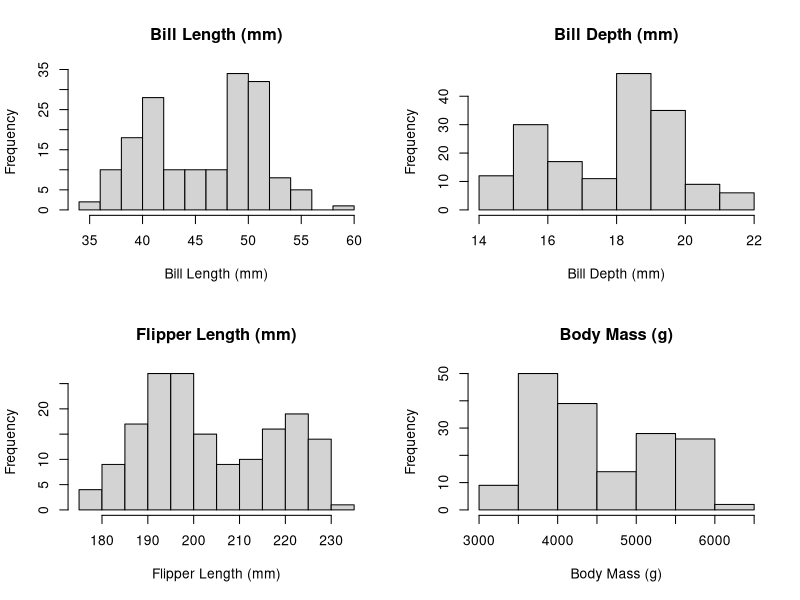
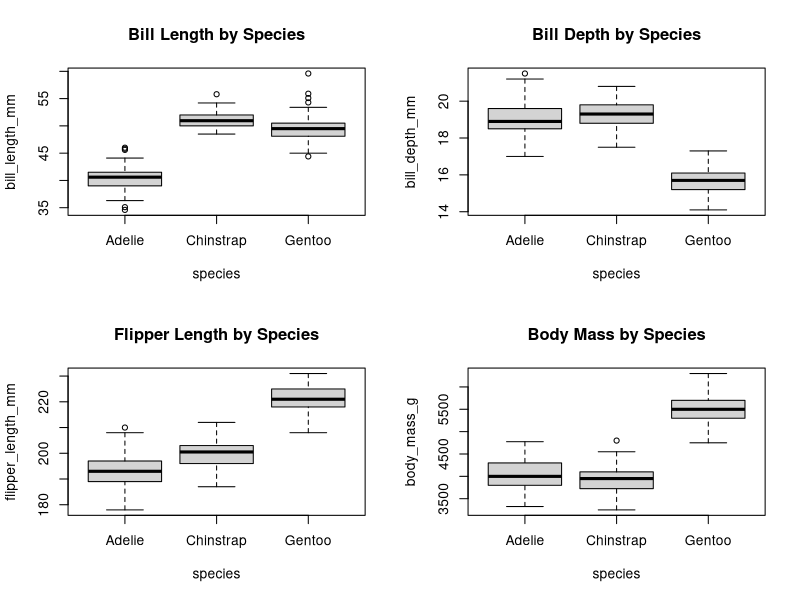
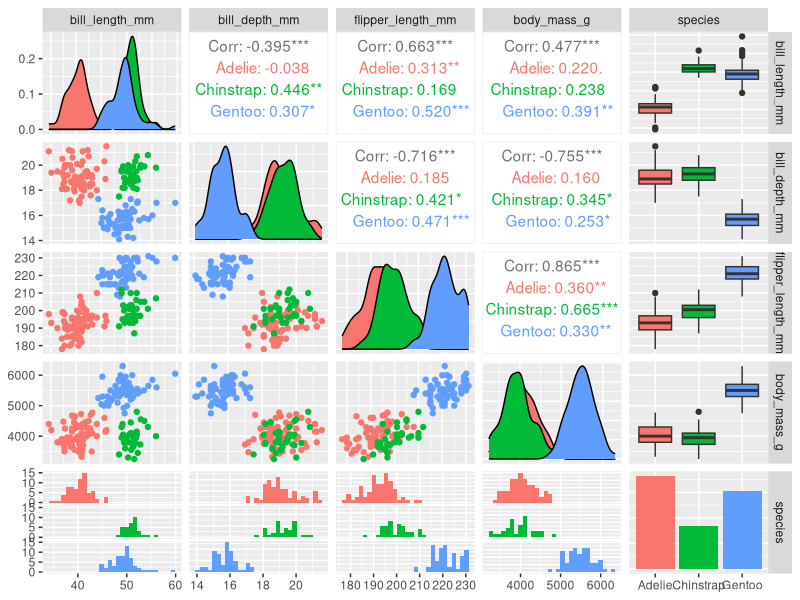
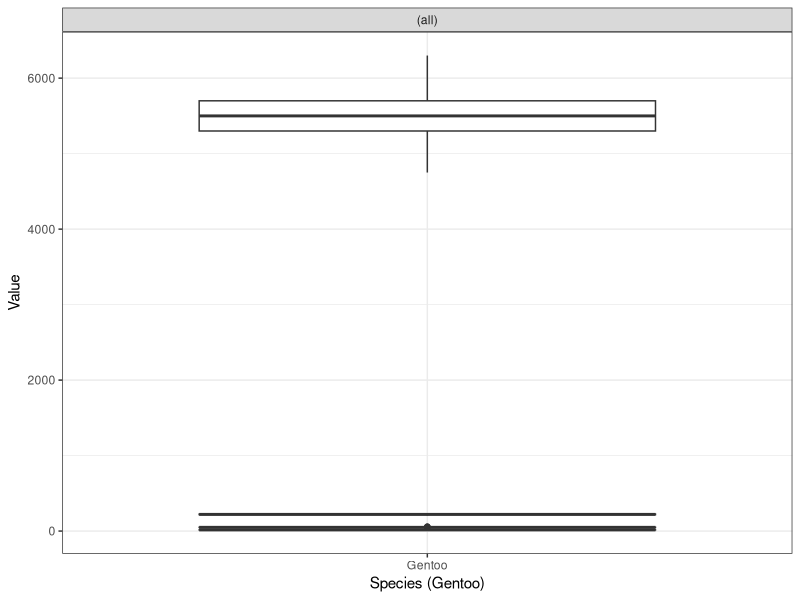
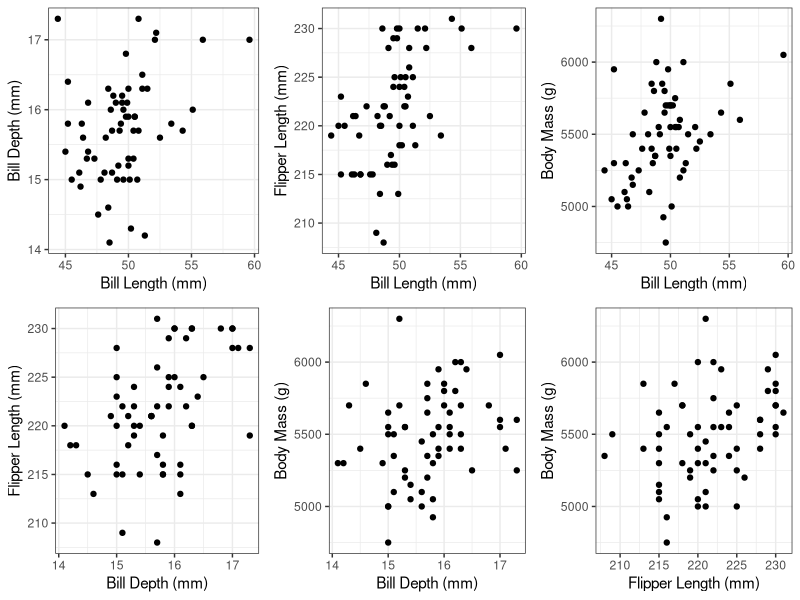
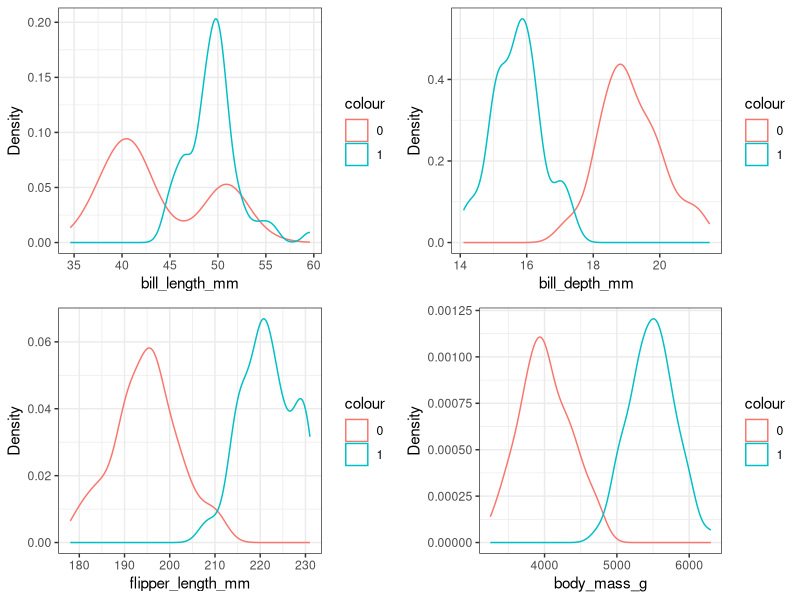
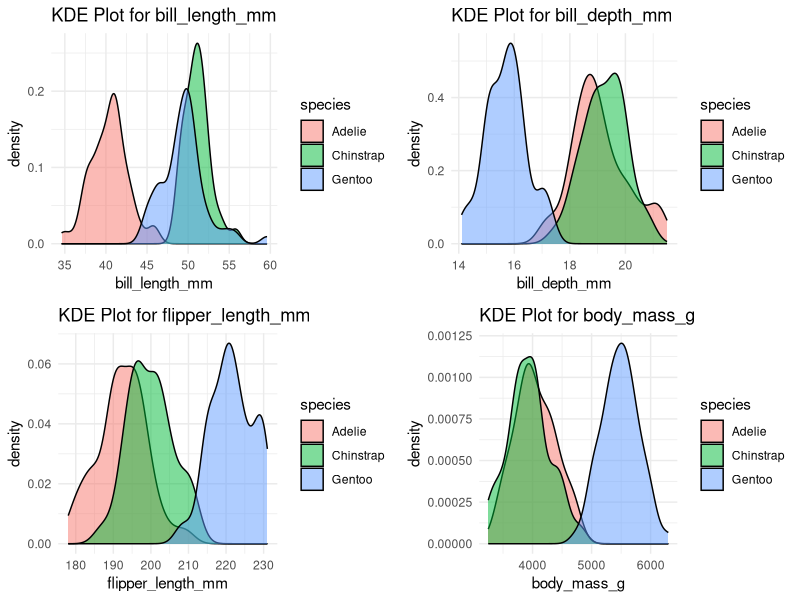
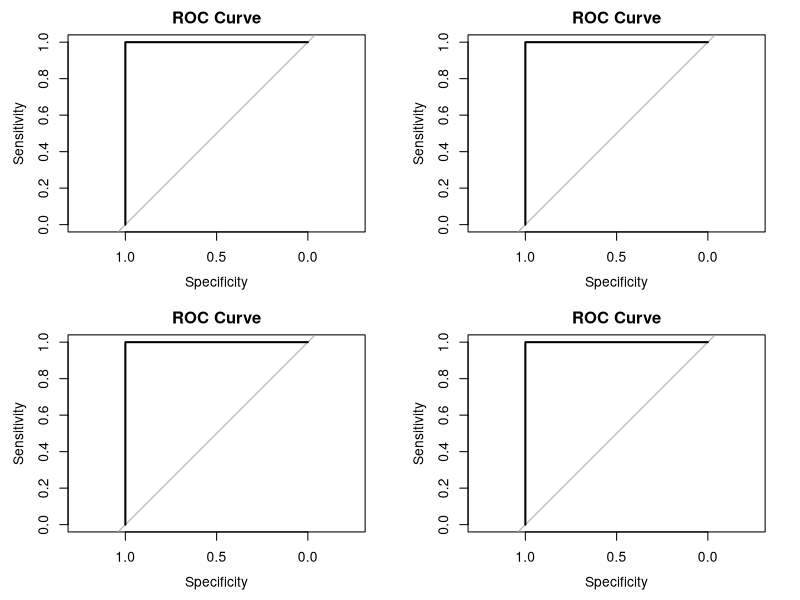

Write R code to recreate these figures, in order.
## ---- chunk 1
knitr::opts_chunk$set(echo = TRUE)
## ---- chunk 2
library(palmerpenguins)
# Load the data into the variable named 'data'
palmerpenguins::penguins
## ---- chunk 3
# Load the data into the variable named 'data'
data <- palmerpenguins::penguins

# Filter the data for male penguins
maledata <- subset(data, sex == "male")

# View the first few rows of the male_data dataframe
head(maledata)

# Find unique values for each column in the dataframe
unique_values <- lapply(maledata, unique)

# Print the unique values for each column
print(unique_values)

# Find unique values for column sex in the dataframe
unique_sex <- unique(maledata$sex)

# Print the unique values for column sex
print(unique_sex)
## ---- chunk 4
#Indicating whether the species is Gentoo (1) or not (0)
isGentoo <- ifelse(maledata$species == "Gentoo", 1, 0)
# Add the isGentoo column to maledata
maledata$isGentoo <- ifelse(maledata$species == "Gentoo", 1, 0)
maledata
## ---- chunk 5
# View summary statistics of continuous variables
summary(maledata[, c("bill_length_mm", "bill_depth_mm", "flipper_length_mm", "body_mass_g")])

# Create histograms for continuous variables
par(mfrow = c(2, 2))
hist(maledata$bill_length_mm, main = "Bill Length (mm)", xlab = "Bill Length (mm)")
hist(maledata$bill_depth_mm, main = "Bill Depth (mm)", xlab = "Bill Depth (mm)")
hist(maledata$flipper_length_mm, main = "Flipper Length (mm)", xlab = "Flipper Length (mm)")
hist(maledata$body_mass_g, main = "Body Mass (g)", xlab = "Body Mass (g)")

## ---- chunk 6
# Boxplot of continuous variables by species
par(mfrow = c(2, 2))
boxplot(bill_length_mm ~ species, data = maledata, main = "Bill Length by Species")
boxplot(bill_depth_mm ~ species, data = maledata, main = "Bill Depth by Species")
boxplot(flipper_length_mm ~ species, data = maledata, main = "Flipper Length by Species")
boxplot(body_mass_g ~ species, data = maledata, main = "Body Mass by Species")

## ---- chunk 7
# Correlation matrix
cor(maledata[, c("bill_length_mm", "bill_depth_mm", "flipper_length_mm", "body_mass_g")])

# Load necessary library
library(ggplot2)
library(GGally)

# Define color palette for species
species_colors <- c("Adelie" = "grean", "Gentoo" = "blue", "Chinstrap" = "red")

# Scatter plot matrix with species coloring and legend
ggpairs(maledata[, c("bill_length_mm", "bill_depth_mm", "flipper_length_mm", "body_mass_g", "species")],
        aes(color = species), 
        palette = species_colors)


## ---- chunk 8

# Build a logistic regression model
model <- glm(isGentoo ~ ., data = maledata[, c("isGentoo", "bill_length_mm", "bill_depth_mm", "flipper_length_mm", "body_mass_g")], family = binomial)

# Summarize the model
summary(model)

## ---- chunk 9
library(ggplot2)
library(dplyr)
# Select continuous variables for modeling
continuous_vars <- c("bill_length_mm", "bill_depth_mm", "flipper_length_mm", "body_mass_g")

# Filter data for Gentoo species
gentoo_data <- maledata %>% filter(species == "Gentoo")

# Create pairplot
pairplot <- ggplot(gentoo_data) +
  geom_boxplot(aes(x = species, y = bill_length_mm)) +
  geom_boxplot(aes(x = species, y = bill_depth_mm)) +
  geom_boxplot(aes(x = species, y = flipper_length_mm)) +
  geom_boxplot(aes(x = species, y = body_mass_g)) +
  facet_wrap(~., scales = "free_y") +
  theme_bw() +
  labs(x = "Species (Gentoo)", y = "Value")

# Print pairplot
print(pairplot)

## ---- chunk 10
library(ggplot2)
# Load necessary libraries
library(ggplot2)

# Filter data for Gentoo species
gentoo_data <- maledata[maledata$species == "Gentoo", ]

# Create scatter plots
scatterplot_bill <- ggplot(gentoo_data, aes(x = bill_length_mm, y = bill_depth_mm)) +
  geom_point() +
  labs(x = "Bill Length (mm)", y = "Bill Depth (mm)") +
  theme_bw()

scatterplot_flipper <- ggplot(gentoo_data, aes(x = bill_length_mm, y = flipper_length_mm)) +
  geom_point() +
  labs(x = "Bill Length (mm)", y = "Flipper Length (mm)") +
  theme_bw()

scatterplot_mass <- ggplot(gentoo_data, aes(x = bill_length_mm, y = body_mass_g)) +
  geom_point() +
  labs(x = "Bill Length (mm)", y = "Body Mass (g)") +
  theme_bw()

scatterplot_depth_flipper <- ggplot(gentoo_data, aes(x = bill_depth_mm, y = flipper_length_mm)) +
  geom_point() +
  labs(x = "Bill Depth (mm)", y = "Flipper Length (mm)") +
  theme_bw()

scatterplot_depth_mass <- ggplot(gentoo_data, aes(x = bill_depth_mm, y = body_mass_g)) +
  geom_point() +
  labs(x = "Bill Depth (mm)", y = "Body Mass (g)") +
  theme_bw()

scatterplot_flipper_mass <- ggplot(gentoo_data, aes(x = flipper_length_mm, y = body_mass_g)) +
  geom_point() +
  labs(x = "Flipper Length (mm)", y = "Body Mass (g)") +
  theme_bw()

# Arrange plots in a grid
library(gridExtra)
grid.arrange(scatterplot_bill, scatterplot_flipper, scatterplot_mass,
             scatterplot_depth_flipper, scatterplot_depth_mass, scatterplot_flipper_mass,
             nrow = 2, ncol = 3)

## ---- chunk 11
# Load necessary libraries
library(ggplot2)

# Create density plots for each continuous variable, grouped by IsGentoo
density_plots <- lapply(names(maledata)[3:6], function(var) {
  ggplot(maledata, aes_string(x = var, color = factor(isGentoo))) +
    geom_density(alpha = 0.5) +
    labs(x = var, y = "Density") +
    theme_bw()
})

# Print density plots in a 2x2 grid
gridExtra::grid.arrange(grobs = density_plots, ncol = 2)


## ---- chunk 12
# Load required libraries
library(ggplot2)

# Select continuous variables for KDE
continuous_vars <- c("bill_length_mm", "bill_depth_mm", "flipper_length_mm", "body_mass_g")

# Create KDE plots for each continuous variable
kde_plots <- lapply(continuous_vars, function(var) {
  ggplot(maledata, aes(x = !!sym(var), fill = species)) +
    geom_density(alpha = 0.5) +
    labs(title = paste("KDE Plot for", var)) +
    theme_minimal()
})

# Arrange KDE plots in a grid
gridExtra::grid.arrange(grobs = kde_plots, ncol = 2)

## ---- chunk 13
library(kernlab)
# Select continuous variables for modeling
continuous_vars <- c("bill_length_mm", "bill_depth_mm", "flipper_length_mm", "body_mass_g")
## ---- chunk 14
# Standardize variables using z-scores
male_penguins_zscores <- scale(maledata[continuous_vars])
# Create kernel smoothers
kern_smoother_zscores <- ksvm(isGentoo ~ ., data = male_penguins_zscores, kernel = "rbfdot")
print(kern_smoother_zscores)


# Function of Euclidean distance between predicted and actual binary values
euclidean_distance <- function(predicted, actual) {
  sqrt(sum((predicted - actual)^2)) / length(actual)
}
# Calculate predicted probabilities 
predicted_probs_zscores <- predict(kern_smoother_zscores)
# Convert predicted probabilities to binary predictions
predicted_binary_zscores <- ifelse(predicted_probs_zscores > 0.5, 1, 0)
# Calculate Euclidean distance 
euclidean_distance_zscores <- euclidean_distance(predicted_binary_zscores, maledata$isGentoo)
# Calculate overall accuracy (OA)
OA_EZ <- sum(predicted_binary_zscores == maledata$isGentoo) / length(maledata$isGentoo)
# Calculate training error (misclassification rate)
training_error <- mean(predicted_binary_zscores != maledata$isGentoo)

# Print the training error
print(paste("Training Error (Euclidean distance, Z-scores approach):", training_error))

# Print the overall accuracy
print(paste("Overall Accuracy:", OA_EZ))

# Print the model evaluation
print(paste("Euclidean distance (Z-scores approach):", euclidean_distance_zscores))
## ---- chunk 15
# Metric AUC - ROC 
library(pROC)

# Compute AUC-ROC
auc_roc <- roc(maledata$isGentoo, predicted_probs_zscores)

# Plot ROC curve (optional)
plot(auc_roc, main = "ROC Curve")

# Print AUC value
auc(auc_roc)

# Metric F1-score
library(caret)

# Compute the confusion matrix
conf_matrix <- confusionMatrix(data = factor(predicted_binary_zscores), reference = factor(maledata$isGentoo))

# Extract the F1 score
f1_score <- conf_matrix$byClass["F1"]
f1_score

## ---- chunk 16
# Standardize variables using z-scores
male_penguins_zscores <- scale(maledata[continuous_vars])
# Create kernel smoothers
kern_smoother_zscores <- ksvm(isGentoo ~ ., data = male_penguins_zscores, kernel = "rbfdot")
print(kern_smoother_zscores)
# Function of Manhattan distance between predicted and actual binary values
manhattan_distance <- function(predicted, actual) {
  sum(abs(predicted - actual)) / length(actual)
}
# Calculate predicted probabilities 
predicted_probs_zscores <- predict(kern_smoother_zscores)
# Convert predicted probabilities to binary predictions
predicted_binary_zscores <- ifelse(predicted_probs_zscores > 0.5, 1, 0)
# Calculate Manhattan distance 
manhattan_distance_zscores <- manhattan_distance(predicted_binary_zscores, maledata$isGentoo)

# Calculate overall accuracy (OA)
OA_MZ <- sum(predicted_binary_zscores == maledata$isGentoo) / length(maledata$isGentoo)

# Print the overall accuracy
print(paste("Overall Accuracy:", OA_MZ))
# Print the model evaluation
print(paste("Manhattan distance (Z-scores approach):", manhattan_distance_zscores))

## ---- chunk 17
# Metric AUC - ROC 
library(pROC)

# Compute AUC-ROC
auc_roc <- roc(maledata$isGentoo, predicted_probs_zscores)

# Plot ROC curve (optional)
plot(auc_roc, main = "ROC Curve")

# Print AUC value
auc(auc_roc)

# Metric F1-score
library(caret)

# Compute the confusion matrix
conf_matrix <- confusionMatrix(data = factor(predicted_binary_zscores), reference = factor(maledata$isGentoo))

# Extract the F1 score
f1_score <- conf_matrix$byClass["F1"]
f1_score

## ---- chunk 18
# Standardize variables using quantiles
male_penguins_quantiles <- apply(maledata[continuous_vars], 2, rank) / nrow(maledata)
# Create kernel smoothers
kern_smoother_quantiles <- ksvm(isGentoo ~ ., data = male_penguins_quantiles, kernel = "rbfdot")
print(kern_smoother_quantiles)

# Function of Euclidean distance between predicted and actual binary values
euclidean_distance <- function(predicted, actual) {
  sqrt(sum((predicted - actual)^2)) / length(actual)
}
# Calculate predicted probabilities 
predicted_probs_quantiles <- predict(kern_smoother_quantiles)
# Convert predicted probabilities to binary predictions
predicted_binary_quantiles <- ifelse(predicted_probs_quantiles > 0.5, 1, 0)
# Calculate Euclidean distance
euclidean_distance_quantiles <- euclidean_distance(predicted_binary_quantiles, maledata$isGentoo)

# Calculate overall accuracy (OA)
OA_EQ <- sum(predicted_binary_quantiles == maledata$isGentoo) / length(maledata$isGentoo)

# Print the overall accuracy
print(paste("Overall Accuracy:", OA_EQ))
# Print the model evaluation
print(paste("Euclidean distance (Quantiles approach):", euclidean_distance_quantiles))
## ---- chunk 19
# Metric AUC - ROC 
library(pROC)

# Compute AUC-ROC
auc_roc <- roc(maledata$isGentoo, predicted_probs_quantiles)

# Plot ROC curve (optional)
plot(auc_roc, main = "ROC Curve")

# Print AUC value
auc(auc_roc)

# Metric F1-score
library(caret)

# Compute the confusion matrix
conf_matrix <- confusionMatrix(data = factor(predicted_binary_quantiles), reference = factor(maledata$isGentoo))

# Extract the F1 score
f1_score <- conf_matrix$byClass["F1"]
f1_score
## ---- chunk 20
# Standardize variables using quantiles
male_penguins_quantiles <- apply(maledata[continuous_vars], 2, rank) / nrow(maledata)
# Create kernel smoothers
kern_smoother_quantiles <- ksvm(isGentoo ~ ., data = male_penguins_quantiles, kernel = "rbfdot")
print(kern_smoother_quantiles)

# Function of Manhattan distance between predicted and actual binary values
manhattan_distance <- function(predicted, actual) {
  sum(abs(predicted - actual)) / length(actual)
}
# Calculate predicted probabilities 
predicted_probs_quantiles <- predict(kern_smoother_quantiles)
# Convert predicted probabilities to binary predictions
predicted_binary_quantiles <- ifelse(predicted_probs_quantiles > 0.5, 1, 0)
# Calculate Euclidean distance
manhattan_distance_quantiles <- manhattan_distance(predicted_binary_quantiles, maledata$isGentoo)

# Calculate overall accuracy (OA)
OA_MQ <- sum(predicted_binary_quantiles == maledata$isGentoo) / length(maledata$isGentoo)

# Print the overall accuracy
print(paste("Overall Accuracy:", OA_MQ))
# Print the model evaluation
print(paste("Manhattan_distance (Quantiles approach):", manhattan_distance_quantiles))
## ---- chunk 21
# Metric AUC - ROC 
library(pROC)

# Compute AUC-ROC
auc_roc <- roc(maledata$isGentoo, predicted_probs_quantiles)

# Plot ROC curve (optional)
plot(auc_roc, main = "ROC Curve")

# Print AUC value
auc(auc_roc)

# Metric F1-score
library(caret)

# Compute the confusion matrix
conf_matrix <- confusionMatrix(data = factor(predicted_binary_quantiles), reference = factor(maledata$isGentoo))

# Extract the F1 score
f1_score <- conf_matrix$byClass["F1"]
f1_score
## ---- chunk 22
# Create a dataframe for the results
results <- data.frame(
  Standardize_Method = c("Z-scores", "Z-scores", "Quantiles", "Quantiles"),
  Distance_Metric = c("Euclidean", "Manhattan", "Euclidean", "Manhattan"),
  Distance_Value = c(euclidean_distance_zscores, manhattan_distance_zscores, euclidean_distance_quantiles, manhattan_distance_quantiles),Training_error = c(0.005801,0.005275,0.006382,0.006057),
  Overall_Accuracy = c(OA_EZ, OA_MZ, OA_EQ, OA_MQ)
)

# Print the results dataframe
print(results)

## ---- chunk 23
# Load the kernlab package
library(kernlab)

# Standardize the scales using z-scores
maledata_z <- scale(maledata[, c("bill_length_mm", "bill_depth_mm", "flipper_length_mm", "body_mass_g")])

# Prepare data
X <- maledata_z
y <- maledata$isGentoo

# Build Gaussian Process Regression model
gpc_model <- ksvm(X, y, type="C-bsvc", kernel="rbfdot")

# Make predictions on training data
y_pred_train <- predict(gpc_model, X)

# Calculate Euclidean distance
euclidean_distance <- function(predicted, actual) {
  sqrt(sum((predicted - actual)^2)) / length(actual)
}

# Calculate Euclidean distance for training data
distance_train <- euclidean_distance(y_pred_train, y)
print(paste("Euclidean distance:", distance_train))


## ---- chunk 24
# Define a function to calculate Euclidean distance
euclidean_distance <- function(x1, x2) {
  return(sqrt(sum((x1 - x2)^2)))
}

# Define a function to compute the bandwidth using Euclidean distance
compute_bandwidth <- function(data) {
  n <- nrow(data)
  distances <- matrix(0, n, n)
  
  # Compute distances between all pairs of data points
  for (i in 1:n) {
    for (j in 1:n) {
      distances[i, j] <- euclidean_distance(data[i, ], data[j, ])
    }
  }
  
  # Bandwidth is the median of distances
  bandwidth <- median(distances)
  return(bandwidth)
}

# Load necessary library
library(kernlab)

# Standardize variables using z-scores
male_penguins_zscores <- scale(maledata[continuous_vars])

# Compute bandwidth
bandwidth <- compute_bandwidth(male_penguins_zscores)

# Create kernel smoother using computed bandwidth
kern_smoother <- ksvm(isGentoo ~ ., data = male_penguins_zscores, kernel = "rbfdot", kpar = list(sigma = bandwidth))

# Print the kernel smoother and the model evaluation
print("Result of Euclidean distance and Z-scores approach")
print(kern_smoother)

# Calculate overall accuracy (OA)
OA_EZ <- sum(predicted_binary_zscores == maledata$isGentoo) / length(maledata$isGentoo)
# Print the overall accuracy
print(paste("Overall Accuracy:", OA_EZ))

#######
### Using other metrics to evaluate the model
# Metric AUC - ROC 
library(pROC)

# Compute AUC-ROC
auc_roc <- roc(maledata$isGentoo, predicted_probs_zscores)

# Plot ROC curve (optional)
plot(auc_roc, main = "ROC Curve")

# Print AUC value
auc(auc_roc)

# Metric F1-score
library(caret)

# Compute the confusion matrix
conf_matrix <- confusionMatrix(data = factor(predicted_binary_zscores), reference = factor(maledata$isGentoo))

# Extract the F1 score
f1_score <- conf_matrix$byClass["F1"]
f1_score

## ---- chunk 25
# Define a function to calculate Manhattan distance
manhattan_distance <- function(x1, x2) {
  return(sum(abs(x1 - x2)))
}

# Define a function to compute the bandwidth using Manhattan distance
compute_bandwidth_manhattan <- function(data) {
  n <- nrow(data)
  distances <- matrix(0, n, n)
  
  # Compute distances between all pairs of data points
  for (i in 1:n) {
    for (j in 1:n) {
      distances[i, j] <- manhattan_distance(data[i, ], data[j, ])
    }
  }
  
  # Bandwidth is the median of distances
  bandwidth <- median(distances)
  return(bandwidth)
}

# Load necessary library
library(kernlab)

# Standardize variables using z-scores
male_penguins_zscores <- scale(maledata[continuous_vars])

# Compute bandwidth using Manhattan distance
bandwidth_manhattan <- compute_bandwidth_manhattan(male_penguins_zscores)

# Create kernel smoother using computed bandwidth and Manhattan distance
kern_smoother_manhattan <- ksvm(isGentoo ~ ., data = male_penguins_zscores, kernel = "rbfdot", kpar = list(sigma = bandwidth_manhattan))

# Print the kernel smoother using Manhattan distance
print("Result of Manhattan distance and Z-scores approach")
print(kern_smoother_manhattan)

# Calculate overall accuracy (OA)
OA_MZ <- sum(predicted_binary_zscores == maledata$isGentoo) / length(maledata$isGentoo)
# Print the overall accuracy
print(paste("Overall Accuracy:", OA_MZ))

####
# Metric AUC - ROC 
library(pROC)

# Compute AUC-ROC
auc_roc <- roc(maledata$isGentoo, predicted_probs_zscores)

# Plot ROC curve (optional)
plot(auc_roc, main = "ROC Curve")

# Print AUC value
auc(auc_roc)

# Metric F1-score
library(caret)

# Compute the confusion matrix
conf_matrix <- confusionMatrix(data = factor(predicted_binary_zscores), reference = factor(maledata$isGentoo))

# Extract the F1 score
f1_score <- conf_matrix$byClass["F1"]
f1_score
## ---- chunk 26
# Define a function to calculate Euclidean distance
euclidean_distance <- function(x1, x2) {
  return(sqrt(sum((x1 - x2)^2)))
}

# Define a function to compute the bandwidth using Euclidean distance
compute_bandwidth <- function(data) {
  n <- nrow(data)
  distances <- matrix(0, n, n)
  
  # Compute distances between all pairs of data points
  for (i in 1:n) {
    for (j in 1:n) {
      distances[i, j] <- euclidean_distance(data[i, ], data[j, ])
    }
  }
  
  # Bandwidth is the median of distances
  bandwidth <- median(distances)
  return(bandwidth)
}

# Load necessary library
library(kernlab)

# Standardize variables using quantiles
male_penguins_quantiles <- apply(maledata[continuous_vars], 2, rank) / nrow(maledata)

# Compute bandwidth
bandwidth <- compute_bandwidth(male_penguins_zscores)

# Create kernel smoother using computed bandwidth
kern_smoother <- ksvm(isGentoo ~ ., data = male_penguins_quantiles, kernel = "rbfdot", kpar = list(sigma = bandwidth))

# Print the kernel smoother
print("Result of Euclidean distance and quantiles approach")
print(kern_smoother)

# Calculate overall accuracy (OA)
OA_EQ <- sum(predicted_binary_quantiles == maledata$isGentoo) / length(maledata$isGentoo)

# Print the overall accuracy
print(paste("Overall Accuracy:", OA_EQ))

###
# Metric AUC - ROC 
library(pROC)

# Compute AUC-ROC
auc_roc <- roc(maledata$isGentoo, predicted_probs_quantiles)

# Plot ROC curve (optional)
plot(auc_roc, main = "ROC Curve")

# Print AUC value
auc(auc_roc)

# Metric F1-score
library(caret)

# Compute the confusion matrix
conf_matrix <- confusionMatrix(data = factor(predicted_binary_quantiles), reference = factor(maledata$isGentoo))

# Extract the F1 score
f1_score <- conf_matrix$byClass["F1"]
f1_score
## ---- chunk 27
# Define a function to calculate Manhattan distance
manhattan_distance <- function(x1, x2) {
  return(sum(abs(x1 - x2)))
}

# Define a function to compute the bandwidth using Manhattan distance
compute_bandwidth_manhattan <- function(data) {
  n <- nrow(data)
  distances <- matrix(0, n, n)
  
  # Compute distances between all pairs of data points
  for (i in 1:n) {
    for (j in 1:n) {
      distances[i, j] <- manhattan_distance(data[i, ], data[j, ])
    }
  }
  
  # Bandwidth is the median of distances
  bandwidth <- median(distances)
  return(bandwidth)
}

# Load necessary library
library(kernlab)

# Standardize variables using quantiles
male_penguins_quantiles <- apply(maledata[continuous_vars], 2, rank) / nrow(maledata)

# Compute bandwidth using Manhattan distance
bandwidth_manhattan <- compute_bandwidth_manhattan(male_penguins_zscores)

# Create kernel smoother using computed bandwidth and Manhattan distance
kern_smoother_manhattan <- ksvm(isGentoo ~ ., data = male_penguins_quantiles, kernel = "rbfdot", kpar = list(sigma = bandwidth_manhattan))

# Print the kernel smoother using Manhattan distance
print("Result of Manhattan distance and quantiles approach")
print(kern_smoother_manhattan)

# Calculate overall accuracy (OA)
OA_MQ <- sum(predicted_binary_quantiles == maledata$isGentoo) / length(maledata$isGentoo)

# Print the overall accuracy
print(paste("Overall Accuracy:", OA_MQ))

###
# Metric AUC - ROC 
library(pROC)

# Compute AUC-ROC
auc_roc <- roc(maledata$isGentoo, predicted_probs_quantiles)

# Plot ROC curve (optional)
plot(auc_roc, main = "ROC Curve")

# Print AUC value
auc(auc_roc)

# Metric F1-score
library(caret)

# Compute the confusion matrix
conf_matrix <- confusionMatrix(data = factor(predicted_binary_quantiles), reference = factor(maledata$isGentoo))

# Extract the F1 score
f1_score <- conf_matrix$byClass["F1"]
f1_score
## ---- chunk 28
# Load the data into the variable named 'data'
data <- palmerpenguins::penguins

# Filter the data for male penguins
maledata <- subset(data, sex == "male")

# Indicating whether the species is Gentoo (1) or not (0)
isGentoo <- ifelse(maledata$species == "Gentoo", 1, 0)

# Add the isGentoo column to maledata
maledata$isGentoo <- ifelse(maledata$species == "Gentoo", 1, 0)

# Select continuous variables for modeling
continuous_vars <- c("bill_length_mm", "bill_depth_mm", "flipper_length_mm", "body_mass_g")
## ---- chunk 29
# Load necessary libraries
library(ggplot2)

# Create density plots for each continuous variable, grouped by IsGentoo
density_plots <- lapply(names(maledata)[3:6], function(var) {
  ggplot(maledata, aes_string(x = var, color = factor(isGentoo))) +
    geom_density(alpha = 0.5) +
    labs(x = var, y = "Density") +
    theme_bw()
})

# Print density plots in a 2x2 grid
gridExtra::grid.arrange(grobs = density_plots, ncol = 2)
## ---- chunk 30
# Load required libraries
library(ggplot2)

# Select continuous variables for KDE
continuous_vars <- c("bill_length_mm", "bill_depth_mm", "flipper_length_mm", "body_mass_g")

# Create KDE plots for each continuous variable
kde_plots <- lapply(continuous_vars, function(var) {
  ggplot(maledata, aes(x = !!sym(var), fill = species)) +
    geom_density(alpha = 0.5) +
    labs(title = paste("KDE Plot for", var)) +
    theme_minimal()
})

# Arrange KDE plots in a grid
gridExtra::grid.arrange(grobs = kde_plots, ncol = 2)

## ---- chunk 31
# Method 1: Using z-scores on each of the variables 
scaled_data_zscore <- scale(maledata[continuous_vars])

# Method 2: Turning all (univariate) variables into quantiles
scaled_data_quantiles <- apply(maledata[continuous_vars], 2, function(x) ecdf(x)(x))

# Define function to calculate kernel smoother
kernel_smoother <- function(x, y, h, distance_metric) {
  n <- nrow(x)
  predictions <- rep(0, n)
  
  for (i in 1:n) {
    weights <- rep(0, n)
    
    for (j in 1:n) {
      if (distance_metric == "Euclidean") {
        dist_ij <- sqrt(sum((x[i,] - x[j,])^2))
      } else if (distance_metric == "Manhattan") {
        dist_ij <- sum(abs(x[i,] - x[j,]))
      }
      
      weights[j] <- exp(-dist_ij^2 / (2 * h^2))
    }
    
    predictions[i] <- sum(weights * y)
  }
  
  return(predictions)
}

# Define function to calculate training error
calculate_training_error <- function(predictions, actual) {
  result <- ifelse(predictions > 0.5, 1, 0) == actual
  accuracy <- sum(result) / length(result)
  training_error <- 1 - accuracy  # Training error is 1 - accuracy
  return(training_error)
}

# Define a range of bandwidth values to try
bandwidth_values <- c(0.1, 0.3, 0.5, 0.7, 1)

# Initialize variables to store results
training_errors <- matrix(NA, nrow = length(bandwidth_values), ncol = 4,
                          dimnames = list(bandwidth_values, 
                                          c("Z-score_Euclidean", "Z-score_Manhattan",
                                            "Quantiles_Euclidean", "Quantiles_Manhattan")))

# Loop through each bandwidth value
for (i in 1:length(bandwidth_values)) {
  bw <- bandwidth_values[i]
  
  # Method 1: Z-scores with Euclidean distance
  predictions_zscore_euclidean <- kernel_smoother(scaled_data_zscore, isGentoo, bw, "Euclidean")
  training_errors[i, "Z-score_Euclidean"] <- calculate_training_error(predictions_zscore_euclidean, isGentoo)
  
  # Method 2: Z-scores with Manhattan distance
  predictions_zscore_manhattan <- kernel_smoother(scaled_data_zscore, isGentoo, bw, "Manhattan")
  training_errors[i, "Z-score_Manhattan"] <- calculate_training_error(predictions_zscore_manhattan, isGentoo)
  
  # Method 3: Quantiles with Euclidean distance
  predictions_quantiles_euclidean <- kernel_smoother(scaled_data_quantiles, isGentoo, bw, "Euclidean")
  training_errors[i, "Quantiles_Euclidean"] <- calculate_training_error(predictions_quantiles_euclidean, isGentoo)
  
  # Method 4: Quantiles with Manhattan distance
  predictions_quantiles_manhattan <- kernel_smoother(scaled_data_quantiles, isGentoo, bw, "Manhattan")
  training_errors[i, "Quantiles_Manhattan"] <- calculate_training_error(predictions_quantiles_manhattan, isGentoo)
}

# Print all results including bandwidth and training error for each approach
cat("Training Errors for Different Bandwidths and Methods:\n")
print(training_errors)
